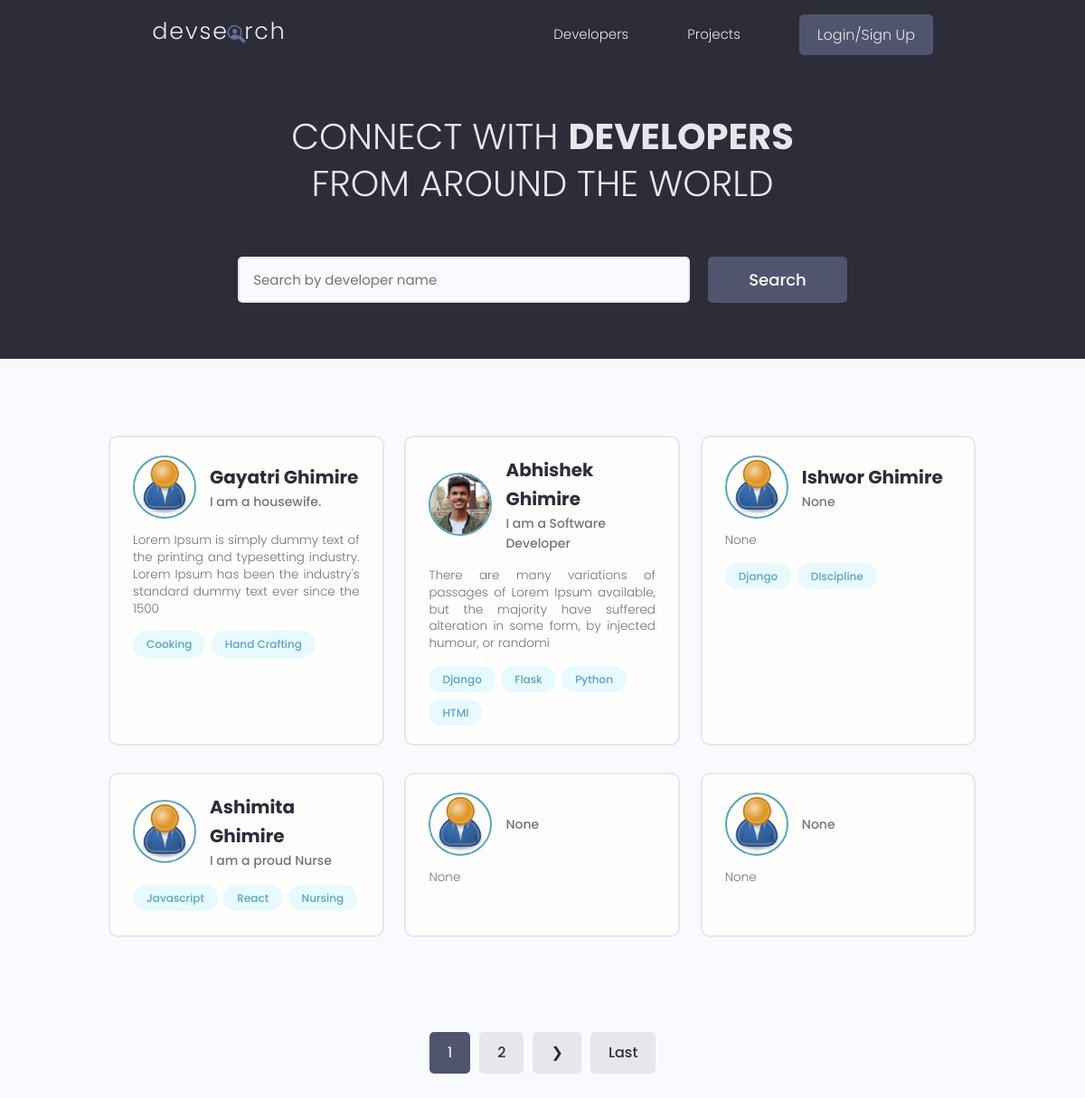
The page / on the database its author committed.
### users/models.py (models this page shows, shortened)
class Profile(models.Model):
    user = models.OneToOneField(User,on_delete=models.CASCADE,null=True,blank=True)
    name = models.CharField(max_length=200,null=True,blank=True)
    username = models.CharField(max_length=200,null=True,blank=True)
    email = models.EmailField(max_length=200,null=True,blank=True)
    short_intro = models.CharField(max_length=200,null=True,blank=True)
    location = models.CharField(max_length=200,null=True,blank=True)
    bio = models.TextField(null=True,blank=True)
    profile_image = models.ImageField(null=True,blank=True,upload_to='profiles/',default="profiles/user-default.png")
    social_github = models.CharField(max_length=500,null=True,blank=True)
    social_twitter = models.CharField(max_length=500,null=True,blank=True)
    social_website = models.CharField(max_length=500,null=True,blank=True)
    social_linkedin = models.CharField(max_length=500,null=True,blank=True)
    social_facebook = models.CharField(max_length=500,null=True,blank=True)
    created = models.DateTimeField(auto_now_add=True)
    id = models.UUIDField(default=uuid.uuid4,unique=True,primary_key=True,editable=False)
    @property
    def imageURL(self):
        try:
            url = self.profile_image.url
        except:
            url = ""
        return url
    class Meta:
        ordering = ['created']

class Skill(models.Model):
    owner = models.ForeignKey(Profile,null=True,blank=True,on_delete=models.CASCADE)
    name = models.CharField(max_length=200,null=True,blank=True)
    description = models.TextField(null=True,blank=True)
    created = models.DateTimeField(auto_now_add=True)
    id = models.UUIDField(default=uuid.uuid4,primary_key=True,editable=False,unique=True)
    def __str__(self):
        return str(self.name)

### users/views.py (the view)
# urls.py: path('',views.profiles,name='profiles'),
def profiles(request):
    profiles,text = searchProfiles(request)
    profiles,paginator = paginateProfiles(request,profiles,6)
    context = {'profiles':profiles,'text':text,'paginator':paginator}
    return render(request,'users/profiles.html',context)

### users/utils.py (called while the page is built)
def paginateProfiles(request,profiles,results):
    page = request.GET.get('page')
    paginator = Paginator(profiles,results,orphans=2)
    try:
        profiles = paginator.page(page)
    except PageNotAnInteger:
        page = 1
        profiles = paginator.page(page)
    except EmptyPage:
        page = paginator.num_pages
        profiles = paginator.page(page)
    return profiles,paginator

def searchProfiles(request):
    text = ""
    if request.GET.get('text'):
        text = request.GET.get('text')
    skills = Skill.objects.filter(name__icontains=text)
    profiles = Profile.objects.distinct().filter(
        Q(name__icontains=text) |
        Q(short_intro__icontains=text) |
        Q(skill__in=skills)
        )
    return profiles,text

### users/templates/users/profiles.html (shortened to what this page needs)
{% extends 'main.html' %}
{% block content %}
<main class="home">
    <section class="hero-section text-center">
        <div class="container container--narrow">
            <div class="hero-section__box">
                <h2>CONNECT WITH <span>DEVELOPERS</span></h2>
                <h2>FROM AROUND THE WORLD</h2>
            </div>
            <div class="hero-section__search">
                <form id="searchForm" class="form" action="{% url 'profiles' %}" method="get">
                    <div class="form__field">
                        <input class="input input--text" id="formInput#search" type="text" name="text"
                            value="{{text}}" placeholder="Search by developer name" />
                    </div>
                    <input class="btn btn--sub btn--lg" type="submit" value="Search" />
                </form>
            </div>
        </div>
    </section>
    <section class="devlist">
        <div class="container">
            <div class="grid grid--three">
                {% for profile in profiles %}
                <div class="column card">
                    <div class="dev">
                        <a href="{% url 'user-profile' profile.id %}" class="card__body">
                            <div class="dev__profile">
                                <img class="avatar avatar--md" src="{{ profile.imageURL }}" alt="image" />
                                <div class="dev__meta">
                                    <h3>{{profile.name}}</h3>
                                    <h5>{{profile.short_intro|slice:"60"}}</h5>
                                </div>
                            </div>
                            <p class="dev__info">{{profile.bio|slice:"150"}}</p>
                            <div class="dev__skills">
                                {% for skill in profile.skill_set.all|slice:"5" %}
                                <span class="tag tag--pill tag--main">
                                    <small>{{skill}}</small>
                                </span>
                                {% endfor %}
                            </div>
                        </a>
                    </div>
                </div>
                {% endfor %}
            </div>
        </div>
    </section>
    {% include 'pagination.html' with queryset=profiles paginator=paginator%}
</main>
{% endblock content %}

### static/styles/app.css (style rules this page uses)
:root { --color-sub: #2d2d39; }
.btn--sub { background-color: var(--color-sub-light); }
.card { border: 2px solid var(--color-light); }
img { width: 100%; }
.hero-section { height: 40vh; display: flex; align-items: center; background-color: var(--color-sub); }
.hero-section__box { margin-bottom: 4rem; }
.hero-section__box > h2, .hero-section__box > h2 > span { font-size: 4rem; color: var(--color-light); line-height: 1.3; text-transform: uppercase; }
.hero-section__box > h2 { font-weight: 300; }
.hero-section__box > h2 > span { font-weight: 700; }
.hero-section__search > .form { display: flex; align-items: center; justify-content: center; gap: 2rem; }
.hero-section__search > .form input.input--text { width: 50rem; }
.devlist { margin-top: 8rem; }
.devlist .grid { align-items: stretch; }
.devlist .dev .dev__profile { display: flex; align-items: center; gap: 1.5rem; }
.devlist .dev .dev__meta h3 { color: var(--color-sub); font-size: 2rem; font-weight: 700; }
.devlist .dev .dev__meta h5 { color: var(--color-text); font-size: 1.4rem; font-weight: 500; }
.devlist .dev .dev__info { margin: 1.5rem 0; font-size: 1.35rem; line-height: 1.4; text-align: justify; }

### static/uikit/styles/modules/_variables.css (style rules this page uses)
:root { --color-main: #5aa5b9; --color-main-light: #e6faff; --color-sub: #3f4156; --color-sub-light: #51546e; --color-sub-lighter: #ededfd; --color-text: #737373; --color-gray: #8b8b8b; --color-light: #e5e7eb; --color-light-gray: #767676; --color-bg: #f8fafd; --color-white: #fffefd; --color-white-light: #f3f3f3; --color-success: #359e64; --color-success-bg: #def8e8; --color-error: #fc4b0b; --color-error-bg: #fff2ee; --font-base: 'Poppins', arial, helvetica, 'Segoe UI', roboto, ubuntu, sans-serif; --font-monospace: 'Fira Code', 'Courier New', courier, monospace; --font-regular: 300; --font-medium: 500; --font-bold: 700; --generic-shadow: 1px 1px 5px #00000010; --generic-transition: all 0.3s ease-in-out; }

### static/uikit/styles/modules/_base.css (style rules this page uses)
* { margin: 0; padding: 0; box-sizing: border-box; text-rendering: optimizeLegibility; color: inherit; font-size: inherit; }
html { font-size: 50%; }
@media only screen and (min-width: 480px) { html { font-size: 56.25%; } }
@media only screen and (min-width: 1200px) { html { font-size: 62.5%; } }
body { line-height: 1.6; font-weight: 400; font-size: 1.5rem; color: var(--color-text); background-color: var(--color-bg); min-height: 100vh; }

### static/uikit/styles/modules/_typography.css (style rules this page uses)
* { font-family: var(--font-base); }
h2 { font-size: 3.6rem; font-weight: var(--font-bold); }
h3 { font-size: 3.2rem; font-weight: var(--font-medium); }
h5 { font-size: 2.4rem; font-weight: var(--font-medium); }
h5, h6 { font-weight: var(--font-regular); }
p, span, strong { font-size: 1.6rem; color: var(--color-text); font-weight: var(--font-regular); }
a { padding-bottom: 2px; text-decoration: none; display: inline-block; color: var(--color-main); font-weight: var(--font-medium); }

### static/uikit/styles/modules/_utilities.css (style rules this page uses)
.container { width: 92%; max-width: 165rem; margin: 0 auto; box-sizing: border-box; }
.container--narrow { width: 92%; max-width: 120rem; }
@media screen and (min-width: 1000px) { .container { width: 90%; } }
@media screen and (min-width: 1000px) { .container--narrow { width: 85%; } }
@media screen and (min-width: 1200px) { .container { width: 80%; } }
@media screen and (min-width: 1200px) { .container--narrow { width: 72%; } }
.text-center { text-align: center; }

### static/uikit/styles/modules/_avatar.css (style rules this page uses)
.avatar { border-radius: 50%; border: 2px solid var(--color-main); object-fit: cover; }
.avatar--md { height: 7rem; width: 7rem; }

### static/uikit/styles/modules/_button.css (style rules this page uses)
.btn { display: inline-block; position: relative; cursor: pointer; background-color: var(--color-light); font-weight: var(--font-medium); color: var(--color-sub); text-decoration: none; padding: 1rem 2rem; border-radius: 0.5rem; border: none; width: -webkit-fit-content; width: -moz-fit-content; width: fit-content; height: -webkit-fit-content; height: -moz-fit-content; height: fit-content; font-size: 1.6rem; outline-width: 0; outline-color: transparent; -webkit-backface-visibility: hidden; backface-visibility: hidden; transition: all 0.3s ease-in-out; }
.btn--sub { background-color: var(--color-sub); color: var(--color-white); }
.btn--lg { font-size: 1.8rem; padding: 1.2rem 4.5rem; }

### static/uikit/styles/modules/_card.css (style rules this page uses)
.card { border-radius: 1rem; background-color: var(--color-white); border: 1.5px solid var(--color-light); width: auto; height: auto; margin-top: 0.5rem; margin-bottom: 0.5rem; overflow: hidden; }
.card__body, .card__header { padding: 2rem 2.5rem; }

### rows shown on the page
Profile: imageURL (placeholder picture), name "Gayatri Ghimire", short_intro "I am a housewife.", bio "Lorem Ipsum is simply dummy text of the printing and typesetting industry. Lorem Ipsum has been the industry's standard dummy text ever since the 1500"
Skill: name "Cooking"
Skill: name "Hand Crafting"
Profile: imageURL (picture), name "Abhishek Ghimire", short_intro "I am a Software Developer", bio "There are many variations of passages of Lorem Ipsum available, but the majority have suffered alteration in some form, by injected humour, or randomi"
Skill: name "Django"
Skill: name "Flask"
Skill: name "Python"
Skill: name "HTMl"
Profile: imageURL (placeholder picture), name "Ishwor Ghimire", short_intro "None", bio "None"
Skill: name "Django"
Skill: name "DIscipline"
Profile: imageURL (placeholder picture), name "Ashimita Ghimire", short_intro "I am a proud Nurse"
Skill: name "Javascript"
Skill: name "React"
Skill: name "Nursing"
Profile: imageURL (placeholder picture), short_intro "None", bio "None"
Profile: imageURL (placeholder picture), short_intro "None", bio "None"

### other values the page prints
{{ page }} "1"
{{ page }} "2"
